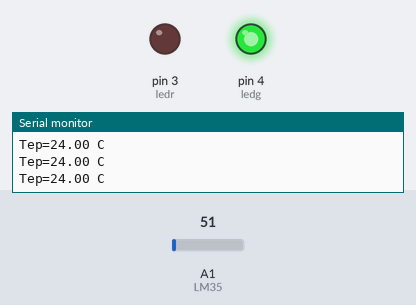
The sketch below on a simulated Arduino Uno, built with avr-gcc and run on an emulated ATmega328P. On the bench: output pins drawn as LEDs (lit = HIGH), the last lines printed to the serial monitor. Inputs (shaded band) come from the test bench; at power-on: A1 (LM35) = 51.

Above: at 1.2 s.
1.3 s: A1 (LM35) set to 149
2.8 s: A1 (LM35) set to 166
At 3.6 s:
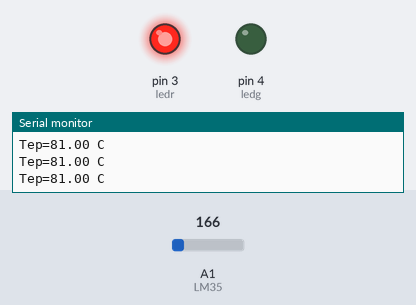
4.5 s: A1 (LM35) set to 112
At 5.6 s:
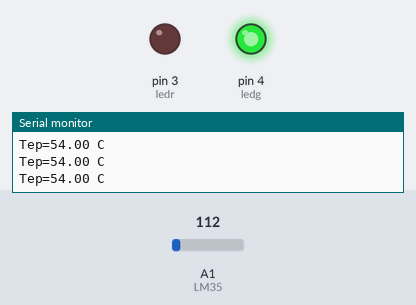
6.1 s: A1 (LM35) set to 163
At 7.8 s:
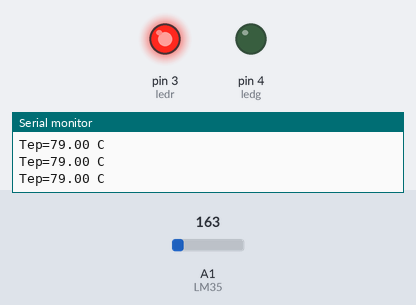
Timing chart, 0 to 8.8 s (numbered marks = the images above; inputs shaded):
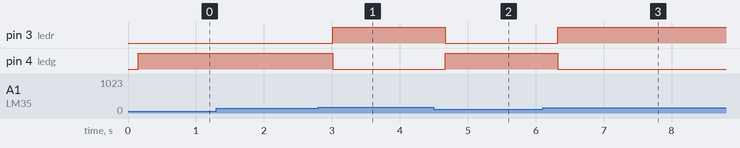

Measured:
- the behaviour switches between 159 and 160 on A1 (LM35) (found by bisection; images 0 and 1)
- after the input at 2.8 s, pin 3 (ledr): LOW → HIGH after 0.21 s; pin 4 (ledg): HIGH → LOW after 0.21 s
- after the input at 4.5 s, pin 3 (ledr): HIGH → LOW after 0.17 s; pin 4 (ledg): LOW → HIGH after 0.17 s
- after the input at 6.1 s, pin 3 (ledr): LOW → HIGH after 0.23 s; pin 4 (ledg): HIGH → LOW after 0.23 s

The sketch:

sketch_oct03a.ino
```cpp
#define LM35 A1
int ledg =4;
int ledr =3;

int val =0;
float temp = 0;


void setup(){
pinMode(ledg,OUTPUT);
pinMode(ledr,OUTPUT);
Serial.begin(9600);
}
void loop(){
val = analogRead(LM35);
temp = (125*val)>>8;
Serial.print("Tep=");
Serial.print(temp);
Serial.println(" C");
delay(150);

if (temp<77)
{
digitalWrite(ledg, 1);
digitalWrite(ledr, 0);
}
else if(temp>77)
{
digitalWrite(ledr, 1);
digitalWrite(ledg, 0);
}
}
```
